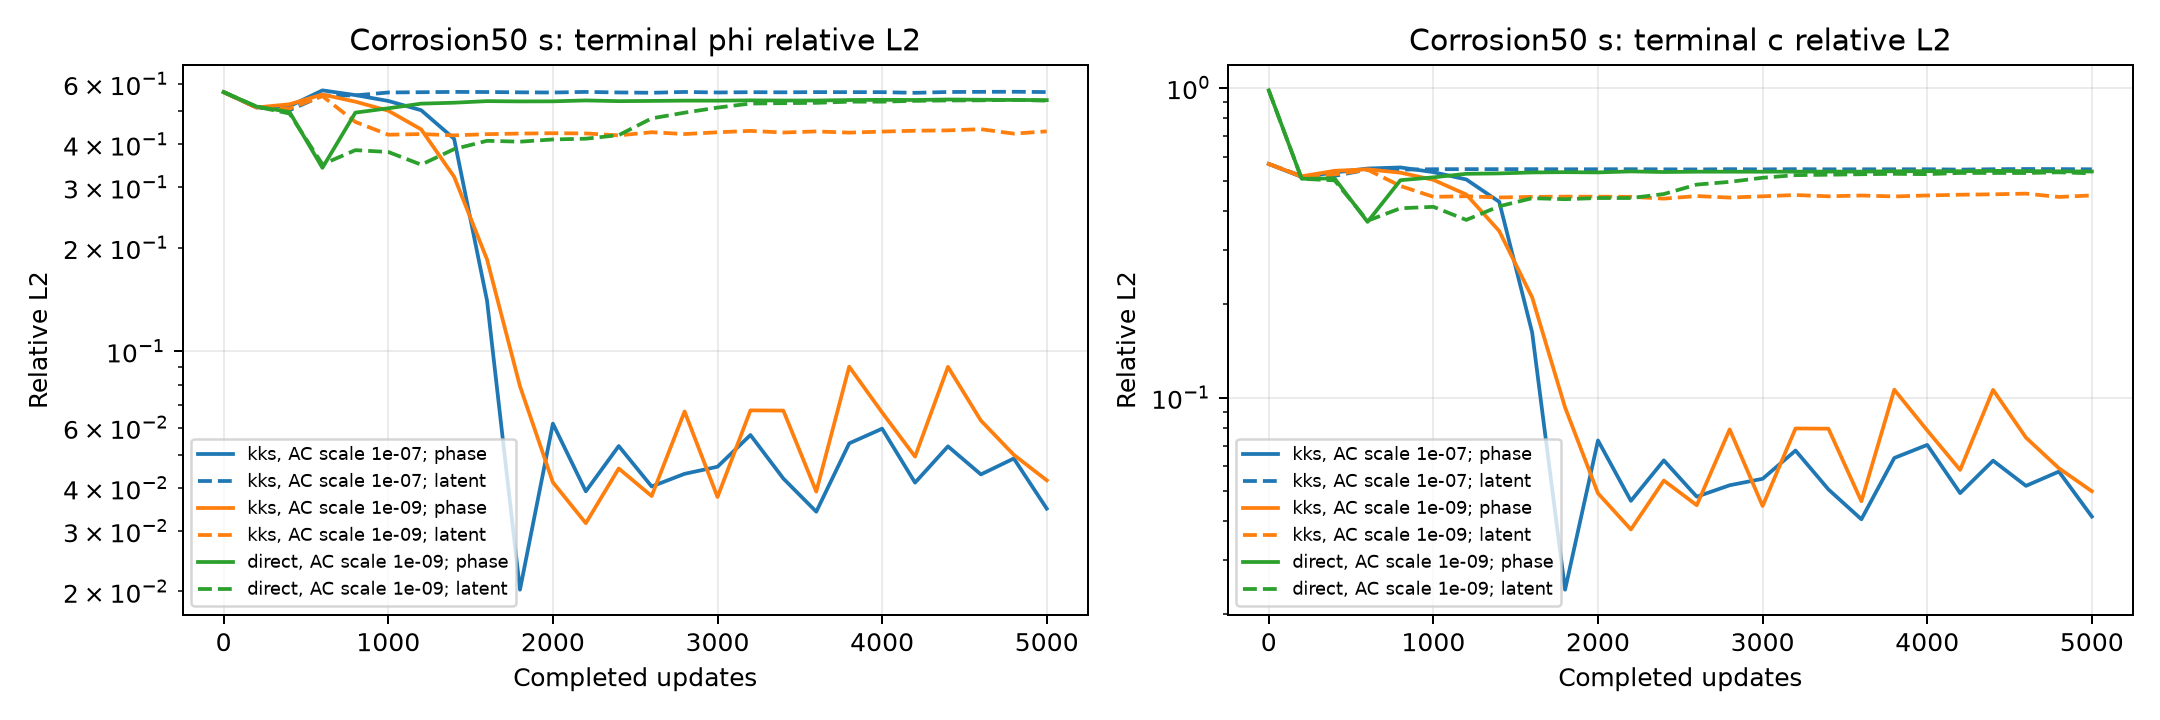

Generate this figure with Python:
"""Replay six corrosion controls from explicit run/config/checkpoint paths."""

import json
from pathlib import Path

import equinox as eqx
import jax
import jax.numpy as jnp
import matplotlib
matplotlib.use("Agg")
import matplotlib.pyplot as plt
import numpy as np
from ml_collections import ConfigDict

from examples.corrosion2d.residual_experiment import build_model, load_reference


def flatten(mapping, prefix=""):
    result = {}
    for key, value in mapping.items():
        path = f"{prefix}.{key}" if prefix else key
        if isinstance(value, dict):
            result.update(flatten(value, path))
        else:
            result[path] = value
    return result


def main():
    if jax.default_backend() != "cpu":
        raise ValueError("Use JAX_PLATFORMS=cpu")
    root = Path("/root/autodl-tmp/tf-logs/corrosion2d")
    groups = [("kks", 1e-7), ("kks", 1e-9), ("direct", 1e-9)]
    output = Path(__file__).with_suffix("")
    result = {"seed": 42, "updates": 5000, "physical_final_time_seconds": 50,
              "hard_ic": False, "diagnostic_range_tolerance": 1e-6, "runs": {}}
    curves, axes = plt.subplots(1, 2, figsize=(12, 4))
    fields, field_axes = plt.subplots(3, 3, figsize=(12, 8))
    initial_weights = None
    base_config = flatten(json.loads((root / "20261024-residual-phase-seed42/config.json").read_text()))
    for row, (mapping, scale) in enumerate(groups):
        group = f"{mapping}, AC scale {scale:g}"
        for col, formulation in enumerate(("phase", "latent"), start=1):
            if scale == 1e-7:
                run = root / f"20261024-residual-{formulation}-seed42"
            else:
                run = root / f"20261024-residual-{formulation}-map{mapping}-ac1e-09-ch1.0-seed42"
            config = ConfigDict(json.loads((run / "config.json").read_text()))
            flat_config = flatten(config.to_dict())
            differences = [key for key in sorted(base_config.keys() | flat_config.keys())
                           if key not in base_config or key not in flat_config or base_config[key] != flat_config[key]]
            assert set(differences) <= {"experiment.formulation", "log.run_name", "arch.use_hard_constraint", "loss.ac_scale"}, differences
            assert config.arch.use_hard_constraint == (mapping == "kks")
            assert config.loss.ac_scale == scale and config.loss.ch_scale == 1
            assert config.train.iterations == 5000 and config.train.seed == 42
            initial = (run / "model_initial.eqx").read_bytes()
            if initial_weights is None:
                initial_weights = initial
            assert initial == initial_weights, f"Raw initial weights differ: {run}"
            reference = load_reference(config)
            history = [json.loads(line) for line in (run / "metrics.jsonl").read_text().splitlines()]
            assert history[-1]["step"] == 5000
            with np.load(run / "prediction.npz") as data:
                prediction = {key: data[key] for key in data.files}
            summary = json.loads((run / "summary.json").read_text())
            check = {}
            for k, name in enumerate(("phi", "c")):
                error = float(np.linalg.norm(prediction[name][-1].astype(np.float64) - reference[name][-1]) / np.linalg.norm(reference[name][-1]))
                assert abs(error - summary["final_metrics"][f"terminal_rel_l2_{name}"]) < 1e-12
                check[f"terminal_rel_l2_{name}"] = error
                axes[k].plot([h["step"] for h in history], [h[f"terminal_rel_l2_{name}"] for h in history],
                    color=f"C{row}", linestyle="-" if formulation == "phase" else "--", label=f"{group}; {formulation}")
                tail = [h[f"terminal_rel_l2_{name}"] for h in history if h["step"] >= 4000]
                check[f"last1000_terminal_{name}_l2_median"] = float(np.median(tail))
            c = prediction["c"]
            phi_all = prediction["phi"]
            dc = config.physical.c_se - config.physical.c_le
            liquid = c - dc * (3 * phi_all**2 - 2 * phi_all**3)
            liquid_max = 1 - config.physical.c_se + config.physical.c_le
            check.update(concentration_min=float(c.min()), concentration_max=float(c.max()),
                         concentration_fraction_outside_0_1=float(np.mean((c < 0) | (c > 1))),
                         concentration_terminal_min=float(c[-1].min()), concentration_terminal_max=float(c[-1].max()),
                         reconstructed_liquid_min=float(liquid.min()), reconstructed_liquid_max=float(liquid.max()),
                         reconstructed_liquid_fraction_outside_bounds_tol=float(np.mean((liquid < -1e-6) | (liquid > liquid_max + 1e-6))),
                         physical_initial_phi_rel_l2_before_training=history[0]["rel_l2_by_time_phi"][0],
                         physical_initial_c_rel_l2_before_training=history[0]["rel_l2_by_time_c"][0])
            crossings = ((prediction["phi"][-1, :-1] - .5) * (prediction["phi"][-1, 1:] - .5) < 0).sum(axis=0)
            check["terminal_vertical_crossing_histogram"] = {str(int(a)): int(b) for a, b in zip(*np.unique(crossings, return_counts=True))}
            template = build_model(config, jax.random.split(jax.random.PRNGKey(config.train.seed))[0])
            model = eqx.tree_deserialise_leaves(run / "model_final.eqx", template)
            x = jnp.asarray(np.stack([reference["X"].ravel(), reference["Y"].ravel()], axis=-1), dtype=jnp.float32)
            times = jnp.array([0., .5, 1.])

            @eqx.filter_jit
            def probe(net):
                raw = jax.vmap(lambda t: jax.vmap(net.net, in_axes=(0, None))(x, t))(times)
                physical = net.constraint(raw)
                derivative = jax.jvp(net.constraint, (raw,), (jnp.zeros_like(raw).at[..., 1].set(1.),))[1][..., 1]
                return physical, derivative

            predicted, derivative = (np.asarray(a) for a in probe(model))
            saved = np.stack([prediction["phi"][[0, 10, 20]], prediction["c"][[0, 10, 20]]], axis=-1).reshape(predicted.shape)
            discrepancy = float(np.max(np.abs(predicted - saved)))
            assert discrepancy < 5e-4, discrepancy
            check["checkpoint_cpu_gpu_max_abs_difference"] = discrepancy
            check["fraction_zero_dc_draw1"] = float(np.mean(derivative == 0))
            key = f"{mapping}_ac{scale:g}_{formulation}"
            result["runs"][key] = {"path": str(run), "summary": summary, "checks": check,
                                   "config_differences_from_original_baseline": differences}
            if (run / "loss_history.jsonl").exists():
                losses = [json.loads(line) for line in (run / "loss_history.jsonl").read_text().splitlines()]
                result["runs"][key]["last_logged_losses_weights"] = losses[-1]
            print(key, json.dumps(check), flush=True)
            for target_col, phase in ((0, reference["phi"][-1]), (col, prediction["phi"][-1])):
                ax = field_axes[row, target_col]
                im = ax.pcolormesh(reference["X"], reference["Y"], phase, shading="auto", vmin=0, vmax=1, cmap="coolwarm")
                ax.contour(reference["X"], reference["Y"], reference["phi"][-1], levels=[.5], colors="black", linewidths=.8)
                if target_col:
                    ax.contour(reference["X"], reference["Y"], phase, levels=[.5], colors="white", linewidths=.8)
                ax.set(title=f"{group}\n{'Reference' if target_col == 0 else formulation}", aspect="equal")
    result["raw_initial_weights_identical"] = True
    for name, ax in zip(("phi", "c"), axes):
        ax.set(title=f"Corrosion50 s: terminal {name} relative L2", xlabel="Completed updates", ylabel="Relative L2", yscale="log")
        ax.legend(fontsize=7)
        ax.grid(alpha=.25)
    curves.tight_layout()
    curves.savefig(str(output) + ".png", dpi=180)
    fields.subplots_adjust(wspace=.3, hspace=.55, right=.87)
    fields.colorbar(im, cax=fields.add_axes([.91, .2, .015, .6]), label="phi")
    fields.savefig(str(output) + "-fields.png", dpi=180)
    output.with_suffix(".json").write_text(json.dumps(result, indent=2) + "\n")


if __name__ == "__main__":
    main()
